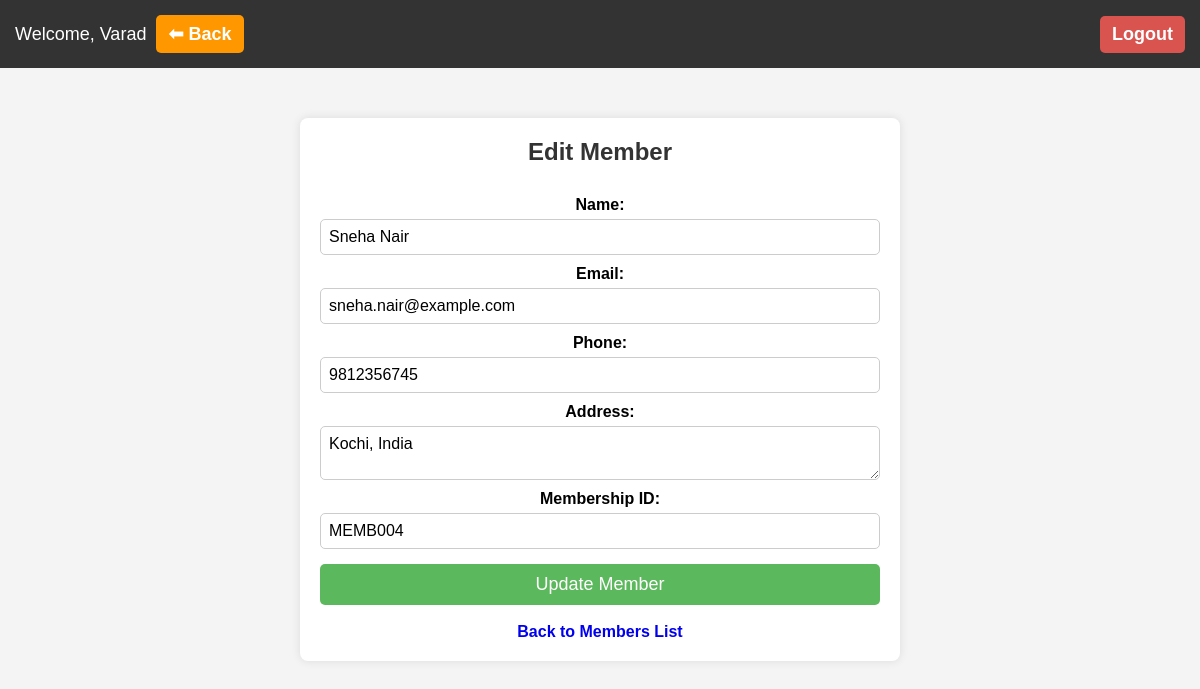
/pages/edit_member.php?id=4 (signed in), run on the app's committed database.
### tables this page shows
CREATE TABLE `members` (
  `id` int(11) NOT NULL,
  `name` varchar(100) NOT NULL,
  `email` varchar(100) NOT NULL,
  `phone` varchar(20) DEFAULT NULL,
  `address` text DEFAULT NULL,
  `membership_id` varchar(20) NOT NULL
);

### pages/edit_member.php (the view, shortened to what this page needs)
<?php
include('../config/db_connect.php');
$member_id = $_GET['id'];
$sql = "SELECT * FROM members WHERE id = $member_id";
$result = $conn->query($sql);
$member = $result->fetch_assoc();
?>
<!DOCTYPE html>
<html lang="en">
<head>
    <link rel="stylesheet" href="../assets/css/style.css">
    <link rel="stylesheet" href="../assets/css/responsive.css">
</head>
<body>
<?php include('../includes/header.php'); ?>
    <div class="container">
        <h2>Edit Member</h2>
        <form action="edit_member.php?id=<?php echo $member_id; ?>" method="POST">
            <label>Name:</label>
            <input type="text" name="name" value="<?php echo $member['name']; ?>" required>
            <label>Email:</label>
            <input type="email" name="email" value="<?php echo $member['email']; ?>" required>
            <label>Phone:</label>
            <input type="text" name="phone" value="<?php echo $member['phone']; ?>" required>
            <label>Address:</label>
            <textarea name="address" required><?php echo $member['address']; ?></textarea>
            <label>Membership ID:</label>
            <input type="text" name="membership_id" value="<?php echo $member['membership_id']; ?>" required>
            <button type="submit" name="update_member">Update Member</button>
        </form>
        <br>
        <a href="members.php">Back to Members List</a>
    </div>
</body>
</html>

### assets/css/style.css (style rules this page uses)
* { margin: 0; padding: 0; box-sizing: border-box; font-family: Arial, sans-serif; }
body { background-color: #f4f4f4; text-align: center; }
.container { width: 50%; margin: 50px auto; background: #fff; padding: 20px; border-radius: 8px; box-shadow: 0px 0px 10px rgba(0, 0, 0, 0.1); }
h2 { margin-bottom: 20px; color: #333; }
form { display: flex; flex-direction: column; }
label { font-weight: bold; margin: 10px 0 5px; }
input, select, textarea { padding: 8px; border: 1px solid #ccc; border-radius: 5px; font-size: 16px; }
button, .btn { margin-top: 15px; padding: 10px; background-color: #5cb85c; border: none; color: white; font-size: 18px; cursor: pointer; border-radius: 5px; text-decoration: none; display: inline-block; }
a { text-decoration: none; font-weight: bold; padding: 8px 12px; border-radius: 5px; }

### data on the page
members: name "Sneha Nair", email "sneha.nair@example.com", phone "9812356745", address "Kochi, India", membership_id "MEMB004"

### other printed values
$librarian_name "Varad"
